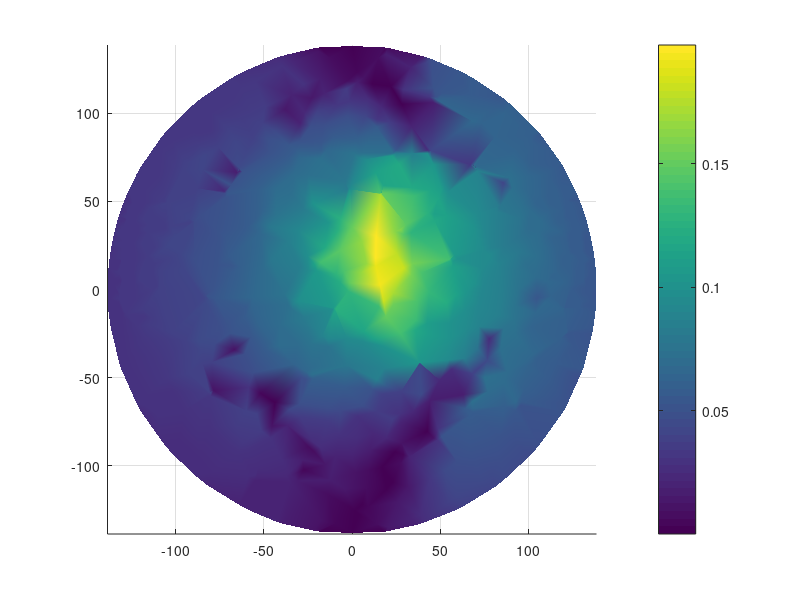

This figure's MATLAB source: (Note: this script raises an error after producing the figure.)
% datanorm.mat, dataex.mat, datacut2norm.mat ,and datacut2ex.mat,
% data4sph.mat are exported from COMSOL Multiphysics different mesh sizes
% at t=4.2ms (Max amplitude) with following specs :
%%%%% Target: 10mm < x < 13mm , 21mm < y < 23.5mm (Brain right STN)
% 1-sphere 140mm head model
% cyl1 x:130mm - y:42mm - z:-18mm
% cyl2 x:140mm - y:11mm - z:-18mm
% cyl3 x:-138mm - y:42mm - z:-18mm
% cyl4 x:-135mm - y:6mm - z:-18mm
% I1 = 9mA, 1000 Hz - I2 = 13mA, 1130Hz ==> Deltaf = 130Hz, T = 7.69ms
%%%%% Result: 11mm < x < 14mm , 14mm < y < 22mm

clc
clear
close all

load datanorm.mat

% data parameters
x = datanorm(:,1);
y = datanorm(:,2);
z = datanorm(:,3);
ecEx = datanorm(:,4);
ec2Ex = datanorm(:,5);
ecEy = datanorm(:,6);
ec2Ey = datanorm(:,7);
ecEz = datanorm(:,8);
ec2Ez = datanorm(:,9);

% Electric potential
ecSum = ecEy+ec2Ey;
% amplitude modulation y
ecAmpy = abs(sqrt((ecEy+ec2Ey).^2)-sqrt((ecEy-ec2Ey).^2));
% amplitude modulation x
ecAmpx = abs(sqrt((ecEx+ec2Ex).^2)-sqrt((ecEx-ec2Ex).^2));
% amplitude modulation z
ecAmpz = abs(sqrt((ecEz+ec2Ez).^2)-sqrt((ecEz-ec2Ez).^2));

%% data from cutplane1

%%%%%%%%%%%%%%%%%%%%%%%%% Amplitude Modulation %%%%%%%%%%%%%%%%%%%%%%%%%
% normal mesh data
% AMy plot
figure
T = delaunay(x,y);
trisurf(T,x,y,ecAmpy); hold on;
axis tight equal
shading interp
view(0,90); h = colorbar; h.Label.String = 'Modulation Amplitude (V/m)';
h.AxisLocation = 'out';
title('E_{AM_y}');
xlabel('x')
ylabel('y')

% AMx plot
figure
T = delaunay(x,y);
trisurf(T,x,y,ecAmpx); hold on;
axis tight equal
shading interp
view(0,90); h = colorbar; h.Label.String = 'Modulation Amplitude (V/m)';
h.AxisLocation = 'out';
title('E_{AM_x}');
xlabel('x')
ylabel('y')

% AMz plot
figure
T = delaunay(x,y);
trisurf(T,x,y,ecAmpz); hold on;
axis tight equal
shading interp
view(0,90); h = colorbar; ylabel(h, {'Modulation Amplitude (V/m)'}); axis vis3d;
h.AxisLocation = 'out';
title('E_{AM_z}');
xlabel('x')
ylabel('y')


% Max position AMy
[My,Iy] = max(ecAmpy);
Xy = x(Iy);
Yy = y(Iy);
Zy = z(Iy);

% Max position AMx
[Mx,Ix] = max(ecAmpx);
Xx = x(Ix);
Yx = y(Ix);
Zx = z(Ix);

% Max position AMx
[Mz,Iz] = max(ecAmpx);
Xz = x(Iz);
Yz = y(Iz);
Zz = z(Iz);


% Electric potential plot
figure
trisurf(T,x,y,ecSum); hold on;
axis tight equal
shading flat
title('E');
view(0,90); h = colorbar; ylabel(h, {'Electric Fields (V)'});  axis vis3d;
h.AxisLocation = 'out';
xlabel('x')
ylabel('y')

%%%%%%%%%%%%%%%%%%%%%%%%% Range %%%%%%%%%%%%%%%%%%%%%%%%%%%%%%%%%%%%%%%
% extremely fine mesh data
% AMy in y view
figure;
s = 100*ones(1,numel(ecAmpy));
scatter3(x, y, ecAmpy, s, ecAmpy,'.');
title('E_{AM_y} y-range');
view(90,0); h = colorbar; h.Label.String = 'Modulation Amplitude (V/m)';
h.AxisLocation = 'out';
zlabel('E_{AM_y}')
ylabel('y')

% AMy in x view
figure;
s = 100*ones(1,numel(ecAmpy));
scatter3(x, y, ecAmpy, s, ecAmpy,'.');
title('E_{AM_y} x-range');
view(0,0); h = colorbar; h.Label.String = 'Modulation Amplitude (V/m)';
zlabel('E_{AM_y}')
xlabel('x')


%%   data from Cutplane2

%%%%%%%%%%%%%%%%%%%%%%%%% Amplitude Modulation %%%%%%%%%%%%%%%%%%%%%%%%%
% % normal mesh data
% % AMy plot
% figure
% T = delaunay(x,z);
% trisurf(T,x,z,ecAmpy); hold on;
% axis tight equal
% shading interp
% view(0,90); h = colorbar; ylabel(h, {'Modulation Amplitude (V/m)'}); axis vis3d;
% h.AxisLocation = 'out';
% title('E_{AM_y}');
% xlabel('x')
% ylabel('z')

%%%%%%%%%%%%%%%%%%%%%%%%% Range %%%%%%%%%%%%%%%%%%%%%%%%%%%%%%%%%%%%%%
% extremely fine mesh data
% AMy in z view
% figure;
% s = 100*ones(1,numel(ecAmpy));
% scatter3(x, z, ecAmpy, s, ecAmpy,'.');
% title('E_{AM_y} z-range');
% view(90,0); h = colorbar; h.Label.String = 'Modulation Amplitude (V/m)';
% zlabel('E_{AM_y}')
% ylabel('z')

%% data from all-time

% % sinusoidal modulation diagram (For all-time data)
% t = 0:0.1:7.5;
% figure
% subplot(2,1,1) % x=0, y=0, z=0 
% plot(t,ecEy(6,:), 'k')
% hold on
% plot(t,ec2Ey(6,:), 'b')
% hold on
% plot(t,ecSum(6,:), 'r')

% % subplot(2,1,2) % x=0, y=0.11, z=0.07
% plot(t,ecEy(222,:),'k')
% hold on
% plot(t,ec2Ey(222,:),'b')
% hold on
% plot(t,ecSum(222,:),'r')



